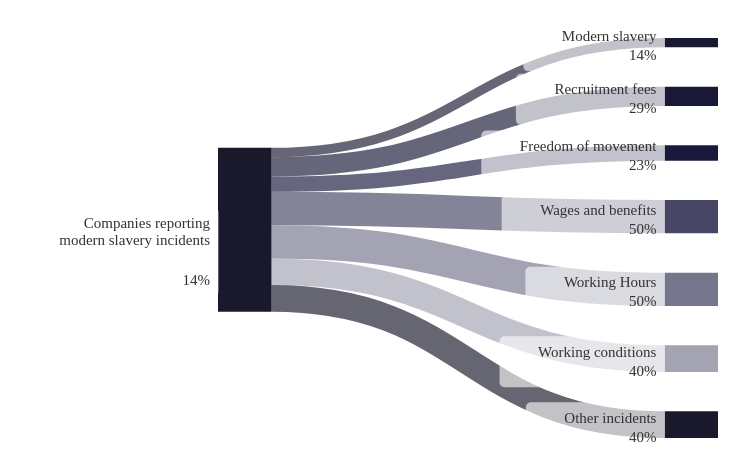

This figure's Vega-Lite source:
### Vega specification from a JSON file in a GitHub repository (floating-point values rounded to 4 significant figures)
{"$schema": "https://vega.github.io/schema/vega/v5.json", "description": "Sankey Chart on Modern Slavery Incidents", "width": 500, "height": 400, "padding": {"bottom": 20, "left": 20, "right": 20, "top": 20}, "signals": [{"name": "standardGap", "value": 14, "description": "Gap as a percentage of full domain"}, {"name": "base", "value": "center", "description": "How to stack(center or zero)"}], "data": [{"name": "input", "values": [{"category": "Companies reporting\nmodern slavery incidents", "stack": 1, "sort": 1, "labels": "left", "labeledValue": 14}, {"category": "Modern slavery", "stack": 2, "sort": 1, "labels": "left", "gap": 10}, {"category": "Recruitment fees", "stack": 2, "sort": 2, "labels": "left", "gap": 10}, {"category": "Freedom of movement", "stack": 2, "sort": 3, "labels": "left", "gap": 10}, {"category": "Wages and benefits", "stack": 2, "sort": 4, "labels": "left", "gap": 10}, {"category": "Working Hours", "stack": 2, "sort": 5, "labels": "left", "gap": 10}, {"category": "Working conditions", "stack": 2, "sort": 6, "labels": "left", "gap": 10}, {"category": "Other incidents", "stack": 2, "sort": 7, "labels": "left", "gap": 10}, {"source": "Companies reporting\nmodern slavery incidents", "destination": "Modern slavery", "description": "Cases that companies qualified as forced or child labour", "value": 14}, {"source": "Companies reporting\nmodern slavery incidents", "destination": "Recruitment fees", "description": "Cases of workers paying recruitment or other fees", "value": 29}, {"source": "Companies reporting\nmodern slavery incidents", "destination": "Freedom of movement", "description": "Restrictions on freedom of movement workers (e.g. withholding of passports)", "value": 23}, {"source": "Companies reporting\nmodern slavery incidents", "destination": "Wages and benefits", "description": "Issues related to wages (underpayment, salary below minimum wages)", "value": 50}, {"source": "Companies reporting\nmodern slavery incidents", "destination": "Working Hours", "description": "Cases of excessive or mandatory overtime", "value": 50}, {"source": "Companies reporting\nmodern slavery incidents", "destination": "Working conditions", "description": "Issues related to health and safety or cases of harassment", "value": 40}, {"source": "Companies reporting\nmodern slavery incidents", "destination": "Other incidents", "description": "Cases of illegal subcontracting or issues related to general labour practices", "value": 40}]}, {"name": "stacks", "source": "input", "transform": [{"type": "filter", "expr": "datum.source != null"}, {"type": "formula", "as": "end", "expr": "['source','destination']"}, {"type": "formula", "as": "name", "expr": "[ datum.source,datum.destination]"}, {"type": "project", "fields": ["end", "name", "value", "description"]}, {"type": "flatten", "fields": ["end", "name"]}, {"type": "lookup", "from": "input", "key": "category", "values": ["stack", "sort", "gap", "labels", "labeledValue"], "fields": ["name"], "as": ["stack", "sort", "gap", "labels", "labeledValue"]}, {"type": "formula", "expr": "datum.stack > 1? datum.description : null", "as": "description"}, {"type": "aggregate", "fields": ["value", "stack", "sort", "gap", "labels"], "groupby": ["end", "name", "description", "labeledValue"], "ops": ["sum", "max", "max", "max", "max"], "as": ["value", "stack", "sort", "gap", "labels"]}, {"type": "aggregate", "fields": ["value", "stack", "sort", "gap", "labels"], "groupby": ["name", "description", "labeledValue"], "ops": ["max", "max", "max", "max", "max"], "as": ["value", "stack", "sort", "gap", "labels"]}, {"type": "formula", "as": "gap", "expr": "datum.gap?datum.gap:0"}, {"type": "formula", "as": "labeledValue", "expr": "datum.labeledValue == null?datum.value:datum.labeledValue"}]}, {"name": "maxValue", "source": ["stacks"], "transform": [{"type": "aggregate", "fields": ["value"], "groupby": ["stack"], "ops": ["sum"], "as": ["value"]}, {"type": "aggregate", "fields": ["value"], "ops": ["max"], "as": ["value"]}]}, {"name": "plottedStacks", "source": ["stacks"], "transform": [{"type": "formula", "as": "spacer", "expr": " (data('maxValue')[0].value/100)*(standardGap+datum.gap)"}, {"type": "formula", "as": "type", "expr": "['data','spacer']"}, {"type": "formula", "as": "spacedValue", "expr": "[datum.value,datum.spacer]"}, {"type": "flatten", "fields": ["type", "spacedValue"]}, {"type": "stack", "groupby": ["stack"], "sort": {"field": "sort", "order": "descending"}, "field": "spacedValue", "offset": {"signal": "base"}}, {"type": "formula", "expr": "((datum.value)/2)+datum.y0", "as": "yc"}]}, {"name": "finalTable", "source": ["plottedStacks"], "transform": [{"type": "filter", "expr": "datum.type == 'data'"}]}, {"name": "linkTable", "source": ["input"], "transform": [{"type": "filter", "expr": "datum.source != null"}, {"type": "lookup", "from": "finalTable", "key": "name", "values": ["y0", "y1", "stack", "sort"], "fields": ["source"], "as": ["sourceStacky0", "sourceStacky1", "sourceStack", "sourceSort"]}, {"type": "lookup", "from": "finalTable", "key": "name", "values": ["y0", "y1", "stack", "sort"], "fields": ["destination"], "as": ["destinationStacky0", "destinationStacky1", "destinationStack", "destinationSort"]}, {"type": "stack", "groupby": ["source"], "sort": {"field": "destinationSort", "order": "descending"}, "field": "value", "offset": "zero", "as": ["syi0", "syi1"]}, {"type": "formula", "expr": "datum.syi0+datum.sourceStacky0", "as": "sy0"}, {"type": "formula", "expr": "datum.sy0+datum.value", "as": "sy1"}, {"type": "stack", "groupby": ["destination"], "sort": {"field": "sourceSort", "order": "descending"}, "field": "value", "offset": "zero", "as": ["dyi0", "dyi1"]}, {"type": "formula", "expr": "datum.dyi0+datum.destinationStacky0", "as": "dy0"}, {"type": "formula", "expr": "datum.dy0+datum.value", "as": "dy1"}, {"type": "formula", "expr": "((datum.value)/2)+datum.sy0", "as": "syc"}, {"type": "formula", "expr": "((datum.value)/2)+datum.dy0", "as": "dyc"}, {"type": "linkpath", "orient": "horizontal", "shape": "diagonal", "sourceY": {"expr": "scale('y', datum.syc)"}, "sourceX": {"expr": "scale('x', toNumber(  datum.sourceStack))+ bandwidth('x')"}, "targetY": {"expr": "scale('y', datum.dyc)"}, "targetX": {"expr": "scale('x', datum.destinationStack)"}}, {"type": "formula", "expr": "range('y')[0]-scale('y', datum.value)", "as": "strokeWidth"}]}], "scales": [{"name": "x", "type": "band", "range": "width", "domain": {"data": "finalTable", "field": "stack"}, "paddingInner": 0.88}, {"name": "y", "type": "linear", "range": "height", "domain": {"data": "finalTable", "field": "y1"}, "reverse": false}, {"name": "color", "type": "ordinal", "range": ["#000014", "#00001C", "#000022", "#000029", "#333355", "#666680", "#9999AA"], "domain": {"data": "stacks", "field": "name"}}], "marks": [{"type": "rect", "from": {"data": "finalTable"}, "encode": {"update": {"x": {"scale": "x", "field": "stack"}, "width": {"scale": "x", "band": 1}, "y": {"scale": "y", "field": "y0"}, "y2": {"scale": "y", "field": "y1"}, "fill": {"scale": "color", "field": "name"}, "fillOpacity": {"value": 0.9}, "strokeWidth": {"value": 0}, "stroke": {"scale": "color", "field": "name"}}, "hover": {"tooltip": {"signal": "datum.stack > 1 ? {'Identified incidents of':datum.name,'Details':datum.description, 'Value':format(datum.value, '') + '%'}:null"}, "fillOpacity": {"value": 1}}}}, {"type": "path", "name": "links", "from": {"data": "linkTable"}, "clip": true, "encode": {"update": {"strokeWidth": {"field": "strokeWidth"}, "path": {"field": "path"}, "strokeOpacity": {"signal": "0.6"}, "stroke": {"field": "destination", "scale": "color"}}, "hover": {"strokeOpacity": {"value": 1}, "tooltip": {"signal": "{'Identified incidents of':datum.destination,'Details':datum.description, 'Value':format(datum.value, '') + '%'}"}}}}, {"type": "group", "name": "labelText", "zindex": 1, "from": {"facet": {"data": "finalTable", "name": "labelFacet", "groupby": ["name", "stack", "yc", "value", "labels"]}}, "clip": false, "encode": {"update": {"strokeWidth": {"value": 1}, "stroke": {"value": "red"}, "x": {"signal": "datum.labels=='left'?scale('x', datum.stack)-8 : scale('x', datum.stack) + (bandwidth('x')) +8"}, "yc": {"scale": "y", "signal": "datum.yc"}, "width": {"signal": "0"}, "height": {"signal": "0"}, "fillOpacity": {"signal": "0.1"}}}, "marks": [{"type": "text", "name": "heading", "from": {"data": "labelFacet"}, "encode": {"update": {"x": {"value": 0}, "y": {"value": -2}, "text": {"field": "name"}, "lineBreak": {"value": "\n"}, "align": {"signal": "datum.labels=='left'?'right':'left'"}, "fontWeight": {"value": "500"}}}}, {"type": "text", "name": "amount", "from": {"data": "labelFacet"}, "encode": {"update": {"x": {"value": 0}, "y": {"signal": "datum.stack > 1 ? 17 : 55"}, "text": {"signal": "format(datum.labeledValue, '') + '%'"}, "align": {"signal": "datum.labels=='left'?'right':'left'"}}}}]}, {"type": "rect", "from": {"data": "labelText"}, "encode": {"update": {"x": {"field": "bounds.x1", "offset": -38}, "x2": {"field": "bounds.x2", "offset": 8}, "y": {"field": "bounds.y1", "offset": -8}, "y2": {"field": "bounds.y2", "offset": 8}, "fill": {"value": "white"}, "opacity": {"value": 0.6}, "cornerRadius": {"value": 5}}}}], "config": {"view": {"stroke": "transparent"}, "text": {"fontSize": 15, "fill": "#333333", "font": "Rubik", "fontWeight": 400}}}
